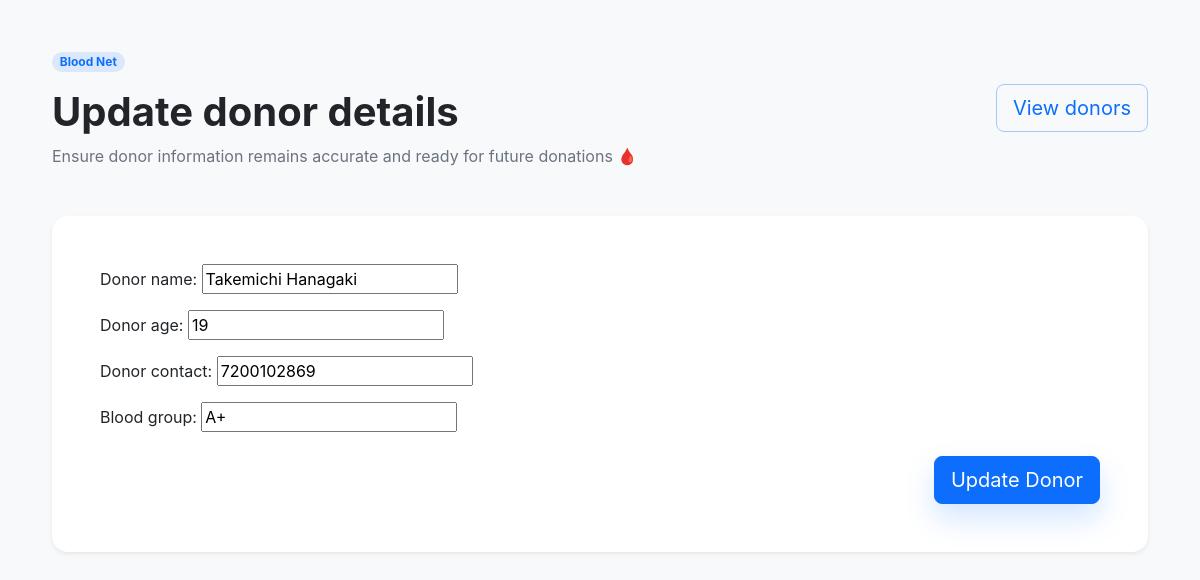
/donor/update/6/, run on the app's committed database.
### bloodnet/models.py (models this page shows, shortened)
class add_donors(models.Model):
    donor_name=models.CharField(max_length=100)
    donor_age=models.IntegerField(default=None)
    donor_contact=models.IntegerField(default=None)
    blood_group=models.CharField(max_length=10)

### bloodnet/views.py (the view, shortened to what this page needs)
# urls.py: path('update/<int:id>/',donor_update.as_view(),name='donor_update'),
class donor_update(View):
    def get(self,request,id):
        updated_donor=add_donors.objects.get(id=id)
        context={
            'donor_form':donor_form(instance=updated_donor),
            'page_titel':'Update donor details',
            'subtitle':'Ensure donor information remains accurate and ready for future donations 🩸 ',
            'button_text':'Update Donor'
        }
        return render(request,'donor_form.html',context)

### bloodnet/form.py
class donor_form(ModelForm):
    class Meta:
        model=add_donors
        fields='__all__'

### frontend/templates/donor_form.html (shortened to what this page needs)
{% load static %}
<!DOCTYPE html>
<html lang="en">
<head>
    <link href="https://cdn.jsdelivr.net/npm/bootstrap@5.3.2/dist/css/bootstrap.min.css" rel="stylesheet">
    <link rel="stylesheet" href="{% static 'frontend/styles.css' %}">
</head>
<body class="bg-light text-body">
    <div class="container py-5">
        <div class="d-flex flex-column flex-md-row align-items-start align-items-md-center justify-content-between gap-4 mb-5">
            <div>
                <span class="badge rounded-pill bg-primary bg-opacity-10 text-primary mb-3">Blood Net</span>
                <h1 class="display-6 fw-bold mb-2">{{page_titel}}</h1>
                <p class="text-secondary mb-0">{{subtitle}}</p>
            </div>
            <a href="/donor/view/" class="btn btn-outline-primary btn-lg">View donors</a>
        </div>
        <div class="card shadow-sm border-0">
            <div class="card-body p-4 p-lg-5">
                <form method="POST" novalidate>
                    <div class="mb-4">
                        {{ donor_form.as_p }}
                    </div>
                    <div class="d-flex justify-content-end mt-4">
                        <button type="submit" class="btn btn-primary btn-lg">{{button_text}}</button>
                    </div>
                </form>
            </div>
        </div>
    </div>
</body>
</html>

### frontend/static/frontend/styles.css (style rules this page uses)
:root { --bg: #f5f7fb; --surface: #ffffff; --text: #111827; --muted: #6b7280; --primary: #0d6efd; --border: #e5e7eb; --shadow: 0 18px 40px rgba(15, 23, 42, 0.08); }
body { background: var(--bg); color: var(--text); font-family: Inter, system-ui, sans-serif; }
.container { max-width: 1120px; }
.card { background: var(--surface); border: 1px solid var(--border); border-radius: 1rem; box-shadow: var(--shadow); }
.btn-primary { box-shadow: 0 14px 30px rgba(13, 110, 253, 0.18); }
.btn-outline-primary { border-color: rgba(13, 110, 253, 0.35); }
.text-secondary { color: var(--muted) !important; }
.badge.bg-primary { background-color: rgba(13, 110, 253, 0.12) !important; color: var(--primary) !important; }

### data on the page
add_donors: donor_name "Takemichi Hanagaki", donor_age "19", donor_contact "7200102869", blood_group "A+"

### other printed values
{{ page_titel }} "Update donor details"
{{ subtitle }} "Ensure donor information remains accurate and ready for future donations 🩸"
{{ button_text }} "Update Donor"
